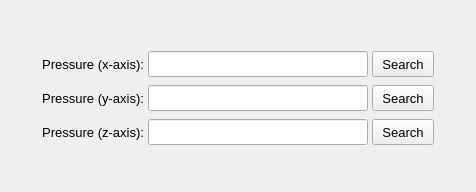
        <widget class="QWidget" name="tab_load_tables">
         <attribute name="title">
          <string>Load table</string>
         </attribute>
         <layout class="QGridLayout" name="gridLayout_3">
          <property name="leftMargin">
           <number>2</number>
          </property>
          <property name="topMargin">
           <number>6</number>
          </property>
          <property name="rightMargin">
           <number>2</number>
          </property>
          <property name="bottomMargin">
           <number>6</number>
          </property>
          <property name="spacing">
           <number>2</number>
          </property>
          <item row="0" column="0">
           <widget class="QFrame" name="frame_9">
            <property name="minimumSize">
             <size>
              <width>260</width>
              <height>0</height>
             </size>
            </property>
            <property name="maximumSize">
             <size>
              <width>600</width>
              <height>200</height>
             </size>
            </property>
            <property name="frameShape">
             <enum>QFrame::NoFrame</enum>
            </property>
            <property name="frameShadow">
             <enum>QFrame::Raised</enum>
            </property>
            <layout class="QGridLayout" name="gridLayout_2">
             <property name="leftMargin">
              <number>0</number>
             </property>
             <property name="topMargin">
              <number>4</number>
             </property>
             <property name="rightMargin">
              <number>0</number>
             </property>
             <property name="bottomMargin">
              <number>0</number>
             </property>
             <property name="horizontalSpacing">
              <number>4</number>
             </property>
             <property name="verticalSpacing">
              <number>6</number>
             </property>
             <item row="1" column="0">
              <spacer name="horizontalSpacer_8">
               <property name="orientation">
                <enum>Qt::Horizontal</enum>
               </property>
               <property name="sizeHint" stdset="0">
                <size>
                 <width>40</width>
                 <height>20</height>
                </size>
               </property>
              </spacer>
             </item>
             <item row="1" column="3">
              <widget class="QPushButton" name="pushButton_load_table_x">
               <property name="enabled">
                <bool>true</bool>
               </property>
               <property name="sizePolicy">
                <sizepolicy hsizetype="Expanding" vsizetype="Fixed">
                 <horstretch>0</horstretch>
                 <verstretch>0</verstretch>
                </sizepolicy>
               </property>
               <property name="minimumSize">
                <size>
                 <width>62</width>
                 <height>26</height>
                </size>
               </property>
               <property name="maximumSize">
                <size>
                 <width>62</width>
                 <height>26</height>
                </size>
               </property>
               <property name="font">
                <font>
                 <family>MS Shell Dlg 2</family>
                 <pointsize>10</pointsize>
                 <weight>50</weight>
                 <italic>false</italic>
                 <bold>false</bold>
                </font>
               </property>
               <property name="styleSheet">
                <string notr="true"/>
               </property>
               <property name="text">
                <string>Search</string>
               </property>
              </widget>
             </item>
             <item row="1" column="5">
              <spacer name="horizontalSpacer_9">
               <property name="orientation">
                <enum>Qt::Horizontal</enum>
               </property>
               <property name="sizeHint" stdset="0">
                <size>
                 <width>40</width>
                 <height>20</height>
                </size>
               </property>
              </spacer>
             </item>
             <item row="1" column="2">
              <widget class="QLineEdit" name="lineEdit_table_path_x">
               <property name="enabled">
                <bool>true</bool>
               </property>
               <property name="minimumSize">
                <size>
                 <width>220</width>
                 <height>26</height>
                </size>
               </property>
               <property name="maximumSize">
                <size>
                 <width>240</width>
                 <height>26</height>
                </size>
               </property>
               <property name="font">
                <font>
                 <pointsize>9</pointsize>
                 <weight>50</weight>
                 <bold>false</bold>
                </font>
               </property>
               <property name="styleSheet">
                <string notr="true"/>
               </property>
               <property name="alignment">
                <set>Qt::AlignCenter</set>
               </property>
              </widget>
             </item>
             <item row="2" column="3">
              <widget class="QPushButton" name="pushButton_load_table_y">
               <property name="enabled">
                <bool>true</bool>
               </property>
               <property name="sizePolicy">
                <sizepolicy hsizetype="Expanding" vsizetype="Fixed">
                 <horstretch>0</horstretch>
                 <verstretch>0</verstretch>
                </sizepolicy>
               </property>
               <property name="minimumSize">
                <size>
                 <width>62</width>
                 <height>26</height>
                </size>
               </property>
               <property name="maximumSize">
                <size>
                 <width>62</width>
                 <height>26</height>
                </size>
               </property>
               <property name="font">
                <font>
                 <family>MS Shell Dlg 2</family>
                 <pointsize>10</pointsize>
                 <weight>50</weight>
                 <italic>false</italic>
                 <bold>false</bold>
                </font>
               </property>
               <property name="styleSheet">
                <string notr="true"/>
               </property>
               <property name="text">
                <string>Search</string>
               </property>
              </widget>
             </item>
             <item row="3" column="2">
              <widget class="QLineEdit" name="lineEdit_table_path_z">
               <property name="enabled">
                <bool>true</bool>
               </property>
               <property name="minimumSize">
                <size>
                 <width>220</width>
                 <height>26</height>
                </size>
               </property>
               <property name="maximumSize">
                <size>
                 <width>240</width>
                 <height>26</height>
                </size>
               </property>
               <property name="font">
                <font>
                 <pointsize>9</pointsize>
                 <weight>50</weight>
                 <bold>false</bold>
                </font>
               </property>
               <property name="styleSheet">
                <string notr="true"/>
               </property>
               <property name="alignment">
                <set>Qt::AlignCenter</set>
               </property>
              </widget>
             </item>
             <item row="2" column="2">
              <widget class="QLineEdit" name="lineEdit_table_path_y">
               <property name="enabled">
                <bool>true</bool>
               </property>
               <property name="minimumSize">
                <size>
                 <width>220</width>
                 <height>26</height>
                </size>
               </property>
               <property name="maximumSize">
                <size>
                 <width>240</width>
                 <height>26</height>
                </size>
               </property>
               <property name="font">
                <font>
                 <pointsize>9</pointsize>
                 <weight>50</weight>
                 <bold>false</bold>
                </font>
               </property>
               <property name="styleSheet">
                <string notr="true"/>
               </property>
               <property name="alignment">
                <set>Qt::AlignCenter</set>
               </property>
              </widget>
             </item>
             <item row="3" column="3">
              <widget class="QPushButton" name="pushButton_load_table_z">
               <property name="enabled">
                <bool>true</bool>
               </property>
               <property name="sizePolicy">
                <sizepolicy hsizetype="Expanding" vsizetype="Fixed">
                 <horstretch>0</horstretch>
                 <verstretch>0</verstretch>
                </sizepolicy>
               </property>
               <property name="minimumSize">
                <size>
                 <width>62</width>
                 <height>26</height>
                </size>
               </property>
               <property name="maximumSize">
                <size>
                 <width>62</width>
                 <height>26</height>
                </size>
               </property>
               <property name="font">
                <font>
                 <family>MS Shell Dlg 2</family>
                 <pointsize>10</pointsize>
                 <weight>50</weight>
                 <italic>false</italic>
                 <bold>false</bold>
                </font>
               </property>
               <property name="styleSheet">
                <string notr="true"/>
               </property>
               <property name="text">
                <string>Search</string>
               </property>
              </widget>
             </item>
             <item row="1" column="1">
              <widget class="QLabel" name="label_component_x_2">
               <property name="minimumSize">
                <size>
                 <width>100</width>
                 <height>28</height>
                </size>
               </property>
               <property name="maximumSize">
                <size>
                 <width>140</width>
                 <height>28</height>
                </size>
               </property>
               <property name="font">
                <font>
                 <family>MS Shell Dlg 2</family>
                 <pointsize>10</pointsize>
                 <weight>50</weight>
                 <italic>false</italic>
                 <bold>false</bold>
                </font>
               </property>
               <property name="text">
                <string>Pressure (x-axis):</string>
               </property>
               <property name="alignment">
                <set>Qt::AlignRight|Qt::AlignTrailing|Qt::AlignVCenter</set>
               </property>
              </widget>
             </item>
             <item row="3" column="1">
              <widget class="QLabel" name="label_component_x_4">
               <property name="minimumSize">
                <size>
                 <width>100</width>
                 <height>28</height>
                </size>
               </property>
               <property name="maximumSize">
                <size>
                 <width>140</width>
                 <height>28</height>
                </size>
               </property>
               <property name="font">
                <font>
                 <family>MS Shell Dlg 2</family>
                 <pointsize>10</pointsize>
                 <weight>50</weight>
                 <italic>false</italic>
                 <bold>false</bold>
                </font>
               </property>
               <property name="text">
                <string>Pressure (z-axis):</string>
               </property>
               <property name="alignment">
                <set>Qt::AlignRight|Qt::AlignTrailing|Qt::AlignVCenter</set>
               </property>
              </widget>
             </item>
             <item row="2" column="1">
              <widget class="QLabel" name="label_component_x_3">
               <property name="minimumSize">
                <size>
                 <width>100</width>
                 <height>28</height>
                </size>
               </property>
               <property name="maximumSize">
                <size>
                 <width>140</width>
                 <height>28</height>
                </size>
               </property>
               <property name="font">
                <font>
                 <family>MS Shell Dlg 2</family>
                 <pointsize>10</pointsize>
                 <weight>50</weight>
                 <italic>false</italic>
                 <bold>false</bold>
                </font>
               </property>
               <property name="text">
                <string>Pressure (y-axis):</string>
               </property>
               <property name="alignment">
                <set>Qt::AlignRight|Qt::AlignTrailing|Qt::AlignVCenter</set>
               </property>
              </widget>
             </item>
             <item row="4" column="2">
              <spacer name="verticalSpacer_3">
               <property name="orientation">
                <enum>Qt::Vertical</enum>
               </property>
               <property name="sizeHint" stdset="0">
                <size>
                 <width>20</width>
                 <height>40</height>
                </size>
               </property>
              </spacer>
             </item>
             <item row="0" column="2">
              <spacer name="verticalSpacer_4">
               <property name="orientation">
                <enum>Qt::Vertical</enum>
               </property>
               <property name="sizeHint" stdset="0">
                <size>
                 <width>20</width>
                 <height>40</height>
                </size>
               </property>
              </spacer>
             </item>
            </layout>
           </widget>
          </item>
         </layout>
        </widget>
